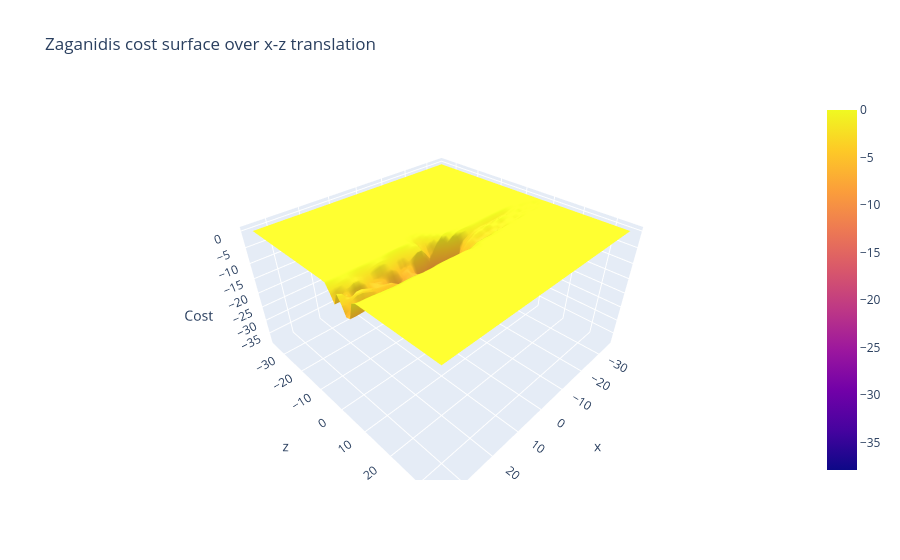

The cell this chart's notebook holds for it:
### Code cell
x_r: tuple[float, float] = ( -35, 35 )
x_n: float = 51
z_r: tuple[float, float] = ( -35, 35 )
z_n: float = 51

x = np.linspace( x_r[0], x_r[1], x_n )
z = np.linspace( z_r[0], z_r[1], z_n )

samples = np.zeros( ( z_n, x_n ) )
for i in tqdm( range( x_n ) ):
    for j in range( z_n ):
        tar_pc.set_pose( np.array( [ x[i], 0, z[j], 0, 0, 0 ] ).reshape(( 6, 1 )) )
        samples[j, i] = opt.f( tar_pc.get_points() )

plot.plot_sampled_surface( samples, x_r, z_r, title = "Zaganidis cost surface over x-z translation", y_label = "z", z_label = "Cost" ).show()

z_idx, x_idx = np.unravel_index( np.argmin( samples ), samples.shape )
tar_pc.set_pose( np.array( [ x[x_idx], 0, z[z_idx], 0, 0, 0 ] ).reshape(( 6, 1 )) )

# gmin_tar_pc_pts = ( tar_pc.p.get_dcm() @ tar_pc_pts.T + tar_pc.p.get_position() ).T

# mesh.display_point_clouds( ref_pc_pts + [ gmin_tar_pc_pts ], ref_pc_vox + list( tar_pc_lbs ), "Sensed and reference point clouds after alignment" )

### Figure 1 — Plotly figure (JSON) as saved in the notebook; plotly's stock layout.template omitted (floating-point values rounded to 4 significant figures; data arrays with more than 128 entries replaced by an {"elided": "..."} marker saying what was removed)
{"data": [{"type": "surface", "x": [-35.0, -33.6, -32.2, -30.8, -29.4, -28.0, -26.6, -25.2, -23.8, -22.4, -21.0, -19.6, -18.2, -16.8, -15.4, -14.0, -12.6, -11.2, -9.8, -8.4, -7.0, -5.6, -4.2, -2.8, -1.4, 0.0, 1.4, 2.8, 4.2, 5.6, 7.0, 8.4, 9.8, 11.2, 12.6, 14.0, 15.4, 16.8, 18.2, 19.6, 21.0, 22.4, 23.8, 25.2, 26.6, 28.0, 29.4, 30.8, 32.2, 33.6, 35.0], "y": [-35.0, -33.6, -32.2, -30.8, -29.4, -28.0, -26.6, -25.2, -23.8, -22.4, -21.0, -19.6, -18.2, -16.8, -15.4, -14.0, -12.6, -11.2, -9.8, -8.4, -7.0, -5.6, -4.2, -2.8, -1.4, 0.0, 1.4, 2.8, 4.2, 5.6, 7.0, 8.4, 9.8, 11.2, 12.6, 14.0, 15.4, 16.8, 18.2, 19.6, 21.0, 22.4, 23.8, 25.2, 26.6, 28.0, 29.4, 30.8, 32.2, 33.6, 35.0], "z": {"elided": "51x51 float values"}}], "layout": {"scene": {"xaxis": {"title": {"text": "x"}}, "yaxis": {"title": {"text": "z"}}, "zaxis": {"title": {"text": "Cost"}}}, "title": {"text": "Zaganidis cost surface over x-z translation"}}}
